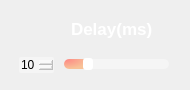
                <widget class="QFrame" name="Delay_QF">
                 <property name="minimumSize">
                  <size>
                   <width>190</width>
                   <height>90</height>
                  </size>
                 </property>
                 <property name="maximumSize">
                  <size>
                   <width>190</width>
                   <height>90</height>
                  </size>
                 </property>
                 <property name="styleSheet">
                  <string notr="true">QFrame#Delay_QF{
border:2px solid rgba(255, 255, 255, 70);
border-radius:15px;
}</string>
                 </property>
                 <layout class="QVBoxLayout" name="verticalLayout_19">
                  <item>
                   <widget class="QPushButton" name="ToggleBotton_4">
                    <property name="sizePolicy">
                     <sizepolicy hsizetype="Expanding" vsizetype="Fixed">
                      <horstretch>0</horstretch>
                      <verstretch>0</verstretch>
                     </sizepolicy>
                    </property>
                    <property name="minimumSize">
                     <size>
                      <width>0</width>
                      <height>30</height>
                     </size>
                    </property>
                    <property name="maximumSize">
                     <size>
                      <width>16777215</width>
                      <height>30</height>
                     </size>
                    </property>
                    <property name="font">
                     <font>
                      <family>Nirmala UI</family>
                      <pointsize>13</pointsize>
                      <italic>false</italic>
                      <bold>true</bold>
                     </font>
                    </property>
                    <property name="cursor">
                     <cursorShape>ArrowCursor</cursorShape>
                    </property>
                    <property name="mouseTracking">
                     <bool>true</bool>
                    </property>
                    <property name="focusPolicy">
                     <enum>Qt::StrongFocus</enum>
                    </property>
                    <property name="contextMenuPolicy">
                     <enum>Qt::DefaultContextMenu</enum>
                    </property>
                    <property name="layoutDirection">
                     <enum>Qt::LeftToRight</enum>
                    </property>
                    <property name="autoFillBackground">
                     <bool>false</bool>
                    </property>
                    <property name="styleSheet">
                     <string notr="true">QPushButton{
background-image:url(:/setting /images/newsize/delay.png);
background-repeat: no-repeat;
background-position: left center;
border: none;
border-left: 20px solid transparent;

text-align: left;
padding-left: 40px;
padding-bottom: 2px;
color: white;
font: 700 13pt &quot;Nirmala UI&quot;;
}</string>
                    </property>
                    <property name="text">
                     <string>Delay(ms)</string>
                    </property>
                    <property name="icon">
                     <iconset theme="zoom-out">
                      <normaloff>C:/Users/Administrator/YOLOv8-QingYong</normaloff>C:/Users/Administrator/YOLOv8-QingYong</iconset>
                    </property>
                    <property name="autoDefault">
                     <bool>false</bool>
                    </property>
                    <property name="default">
                     <bool>false</bool>
                    </property>
                    <property name="flat">
                     <bool>false</bool>
                    </property>
                   </widget>
                  </item>
                  <item>
                   <widget class="QFrame" name="frame_2">
                    <property name="sizePolicy">
                     <sizepolicy hsizetype="Preferred" vsizetype="Preferred">
                      <horstretch>0</horstretch>
                      <verstretch>0</verstretch>
                     </sizepolicy>
                    </property>
                    <property name="minimumSize">
                     <size>
                      <width>0</width>
                      <height>20</height>
                     </size>
                    </property>
                    <property name="maximumSize">
                     <size>
                      <width>16777215</width>
                      <height>20</height>
                     </size>
                    </property>
                    <layout class="QHBoxLayout" name="horizontalLayout_18">
                     <property name="spacing">
                      <number>10</number>
                     </property>
                     <property name="leftMargin">
                      <number>8</number>
                     </property>
                     <property name="topMargin">
                      <number>0</number>
                     </property>
                     <property name="rightMargin">
                      <number>10</number>
                     </property>
                     <property name="bottomMargin">
                      <number>0</number>
                     </property>
                     <item>
                      <widget class="QSpinBox" name="speed_spinbox">
                       <property name="styleSheet">
                        <string notr="true">QSpinBox {
border: 0px solid lightgray;
border-radius: 2px;
background-color: rgba(255,255,255,90);
font: 600 9pt &quot;Segoe UI&quot;;
}
        
QSpinBox::up-button {
width: 10px;
height: 9px;
margin: 0px 3px 0px 0px;
border-image: url(:/setting /images/newsize/box_up.png);
}
QSpinBox::up-button:pressed {
margin-top: 1px;
}
            
QSpinBox::down-button {
width: 10px;
height: 9px;
margin: 0px 3px 0px 0px;
border-image:url(:/setting /images/newsize/box_down.png);
}
QSpinBox::down-button:pressed {
margin-bottom: 1px;
}</string>
                       </property>
                       <property name="maximum">
                        <number>50</number>
                       </property>
                       <property name="value">
                        <number>10</number>
                       </property>
                      </widget>
                     </item>
                     <item>
                      <widget class="QSlider" name="speed_slider">
                       <property name="cursor">
                        <cursorShape>PointingHandCursor</cursorShape>
                       </property>
                       <property name="styleSheet">
                        <string notr="true">QSlider::groove:horizontal {
border: none;
height: 10px;
background-color: rgba(255,255,255,90);
border-radius: 5px;
}

QSlider::handle:horizontal {
width: 10px;
margin: -1px 0px -1px 0px;
border-radius: 3px;
background-color: white;
}

QSlider::sub-page:horizontal {
background-color: qradialgradient(cx:0, cy:0, radius:1, fx:0.1, fy:0.1, stop:0 rgb(253, 139, 133),  stop:1 rgb(248, 194, 152));
border-radius: 5px;
}</string>
                       </property>
                       <property name="maximum">
                        <number>50</number>
                       </property>
                       <property name="value">
                        <number>10</number>
                       </property>
                       <property name="orientation">
                        <enum>Qt::Horizontal</enum>
                       </property>
                      </widget>
                     </item>
                    </layout>
                   </widget>
                  </item>
                 </layout>
                </widget>
